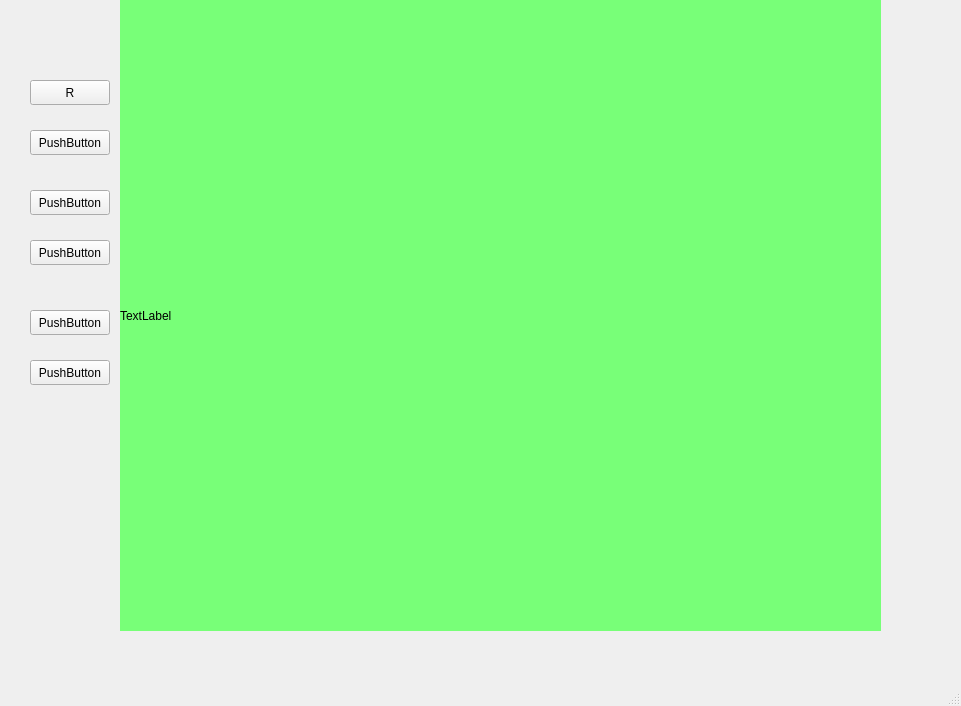
<?xml version="1.0" encoding="UTF-8"?>
<ui version="4.0">
 <class>MainWindow</class>
 <widget class="QMainWindow" name="MainWindow">
  <property name="geometry">
   <rect>
    <x>0</x>
    <y>0</y>
    <width>961</width>
    <height>706</height>
   </rect>
  </property>
  <property name="windowTitle">
   <string>MainWindow</string>
  </property>
  <widget class="QWidget" name="centralwidget">
   <widget class="QPushButton" name="pushButton">
    <property name="geometry">
     <rect>
      <x>30</x>
      <y>80</y>
      <width>80</width>
      <height>25</height>
     </rect>
    </property>
    <property name="text">
     <string>R</string>
    </property>
   </widget>
   <widget class="QPushButton" name="pushButton_2">
    <property name="geometry">
     <rect>
      <x>30</x>
      <y>130</y>
      <width>80</width>
      <height>25</height>
     </rect>
    </property>
    <property name="text">
     <string>PushButton</string>
    </property>
   </widget>
   <widget class="QPushButton" name="pushButton_3">
    <property name="geometry">
     <rect>
      <x>30</x>
      <y>190</y>
      <width>80</width>
      <height>25</height>
     </rect>
    </property>
    <property name="text">
     <string>PushButton</string>
    </property>
   </widget>
   <widget class="QPushButton" name="pushButton_4">
    <property name="geometry">
     <rect>
      <x>30</x>
      <y>240</y>
      <width>80</width>
      <height>25</height>
     </rect>
    </property>
    <property name="text">
     <string>PushButton</string>
    </property>
   </widget>
   <widget class="QLabel" name="image">
    <property name="geometry">
     <rect>
      <x>120</x>
      <y>0</y>
      <width>761</width>
      <height>631</height>
     </rect>
    </property>
    <property name="styleSheet">
     <string notr="true">background-color: rgb(120, 255, 120);</string>
    </property>
    <property name="text">
     <string>TextLabel</string>
    </property>
   </widget>
   <widget class="QPushButton" name="left">
    <property name="geometry">
     <rect>
      <x>30</x>
      <y>310</y>
      <width>80</width>
      <height>25</height>
     </rect>
    </property>
    <property name="text">
     <string>PushButton</string>
    </property>
   </widget>
   <widget class="QPushButton" name="right">
    <property name="geometry">
     <rect>
      <x>30</x>
      <y>360</y>
      <width>80</width>
      <height>25</height>
     </rect>
    </property>
    <property name="text">
     <string>PushButton</string>
    </property>
   </widget>
  </widget>
  <widget class="QMenuBar" name="menubar">
   <property name="geometry">
    <rect>
     <x>0</x>
     <y>0</y>
     <width>961</width>
     <height>22</height>
    </rect>
   </property>
  </widget>
  <widget class="QStatusBar" name="statusbar"/>
 </widget>
 <resources/>
 <connections/>
</ui>
